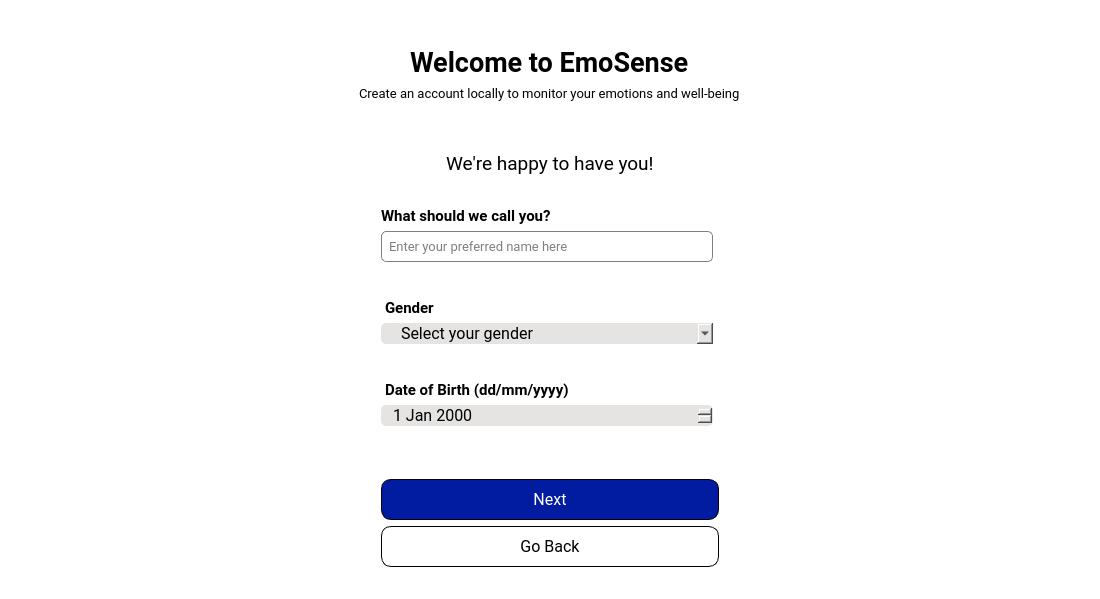
<?xml version="1.0" encoding="UTF-8"?>
<ui version="4.0">
 <class>RegisterFormWindow1</class>
 <widget class="QWidget" name="RegisterFormWindow1">
  <property name="geometry">
   <rect>
    <x>0</x>
    <y>0</y>
    <width>1100</width>
    <height>599</height>
   </rect>
  </property>
  <property name="windowTitle">
   <string>EmoSense</string>
  </property>
  <property name="windowIcon">
   <iconset resource="../../assets/assets.qrc">
    <normaloff>:/icons/images/icons/logo.png</normaloff>:/icons/images/icons/logo.png</iconset>
  </property>
  <property name="styleSheet">
   <string notr="true">background-color: #fff;
color: #000;
</string>
  </property>
  <layout class="QGridLayout" name="gridLayout_2">
   <item row="0" column="0" colspan="3">
    <widget class="QFrame" name="frame">
     <property name="frameShape">
      <enum>QFrame::Shape::NoFrame</enum>
     </property>
     <property name="frameShadow">
      <enum>QFrame::Shadow::Raised</enum>
     </property>
     <layout class="QVBoxLayout" name="verticalLayout_2">
      <item>
       <spacer name="verticalSpacer_2">
        <property name="orientation">
         <enum>Qt::Orientation::Vertical</enum>
        </property>
        <property name="sizeHint" stdset="0">
         <size>
          <width>20</width>
          <height>40</height>
         </size>
        </property>
       </spacer>
      </item>
      <item alignment="Qt::AlignmentFlag::AlignHCenter">
       <widget class="QLabel" name="label">
        <property name="font">
         <font>
          <family>Roboto</family>
          <pointsize>20</pointsize>
          <bold>true</bold>
         </font>
        </property>
        <property name="text">
         <string>Welcome to EmoSense</string>
        </property>
       </widget>
      </item>
      <item alignment="Qt::AlignmentFlag::AlignHCenter">
       <widget class="QLabel" name="label_7">
        <property name="font">
         <font>
          <family>Roboto</family>
          <pointsize>10</pointsize>
         </font>
        </property>
        <property name="text">
         <string>Create an account locally to monitor your emotions and well-being</string>
        </property>
       </widget>
      </item>
      <item>
       <spacer name="verticalSpacer_3">
        <property name="orientation">
         <enum>Qt::Orientation::Vertical</enum>
        </property>
        <property name="sizeHint" stdset="0">
         <size>
          <width>20</width>
          <height>40</height>
         </size>
        </property>
       </spacer>
      </item>
     </layout>
    </widget>
   </item>
   <item row="3" column="0">
    <spacer name="horizontalSpacer_2">
     <property name="orientation">
      <enum>Qt::Orientation::Horizontal</enum>
     </property>
     <property name="sizeHint" stdset="0">
      <size>
       <width>40</width>
       <height>20</height>
      </size>
     </property>
    </spacer>
   </item>
   <item row="3" column="1">
    <widget class="QFrame" name="frame_3">
     <property name="frameShape">
      <enum>QFrame::Shape::NoFrame</enum>
     </property>
     <property name="frameShadow">
      <enum>QFrame::Shadow::Raised</enum>
     </property>
     <layout class="QGridLayout" name="gridLayout">
      <item row="8" column="0">
       <widget class="QLabel" name="label_DateOfBirth">
        <property name="font">
         <font>
          <family>Roboto</family>
          <pointsize>11</pointsize>
          <bold>true</bold>
         </font>
        </property>
        <property name="styleSheet">
         <string notr="true">margin-top: 10px;</string>
        </property>
        <property name="text">
         <string>Date of Birth (dd/mm/yyyy)</string>
        </property>
       </widget>
      </item>
      <item row="14" column="0" colspan="2">
       <widget class="QPushButton" name="pushButton_GoBack">
        <property name="font">
         <font>
          <family>Roboto</family>
          <pointsize>12</pointsize>
         </font>
        </property>
        <property name="styleSheet">
         <string notr="true">QPushButton {
    background-color: #FFF;
    color: #000;
    padding: 10px;
    border: 1px solid #000;
    border-radius: 10px;
}

QPushButton:hover {
    background-color: #EEE; 
    color: #000;
}

QPushButton:pressed {
    background-color: #CCC;  
    color: #000;
}
</string>
        </property>
        <property name="text">
         <string>Go Back</string>
        </property>
       </widget>
      </item>
      <item row="7" column="0">
       <widget class="QLabel" name="label_ErrorMessageForGender">
        <property name="font">
         <font>
          <family>Roboto</family>
          <pointsize>10</pointsize>
         </font>
        </property>
        <property name="styleSheet">
         <string notr="true">color: #FF0000;</string>
        </property>
        <property name="text">
         <string>&lt;for error message&gt;</string>
        </property>
       </widget>
      </item>
      <item row="2" column="0">
       <widget class="QLabel" name="label_8">
        <property name="font">
         <font>
          <family>Roboto</family>
          <pointsize>11</pointsize>
          <bold>true</bold>
         </font>
        </property>
        <property name="text">
         <string>What should we call you?</string>
        </property>
       </widget>
      </item>
      <item row="6" column="0">
       <widget class="QComboBox" name="comboBox_Gender">
        <property name="font">
         <font>
          <family>Roboto</family>
          <pointsize>12</pointsize>
         </font>
        </property>
        <property name="styleSheet">
         <string notr="true">background-color: #E5E4E2;
border-radius: 5px;
padding-left: 20px;


</string>
        </property>
        <item>
         <property name="text">
          <string>Select your gender</string>
         </property>
        </item>
        <item>
         <property name="text">
          <string>Male</string>
         </property>
        </item>
        <item>
         <property name="text">
          <string>Female</string>
         </property>
        </item>
       </widget>
      </item>
      <item row="12" column="0" colspan="2">
       <spacer name="verticalSpacer_5">
        <property name="orientation">
         <enum>Qt::Orientation::Vertical</enum>
        </property>
        <property name="sizeHint" stdset="0">
         <size>
          <width>20</width>
          <height>40</height>
         </size>
        </property>
       </spacer>
      </item>
      <item row="3" column="0">
       <widget class="QLineEdit" name="lineEdit_PreferredName">
        <property name="minimumSize">
         <size>
          <width>332</width>
          <height>0</height>
         </size>
        </property>
        <property name="font">
         <font>
          <family>Roboto</family>
          <pointsize>10</pointsize>
         </font>
        </property>
        <property name="styleSheet">
         <string notr="true">padding: 5px;
border: 1px solid #808080;
border-radius: 5px;</string>
        </property>
        <property name="placeholderText">
         <string>Enter your preferred name here</string>
        </property>
       </widget>
      </item>
      <item row="13" column="0" colspan="2">
       <widget class="QPushButton" name="pushButton_Next">
        <property name="font">
         <font>
          <family>Roboto</family>
          <pointsize>12</pointsize>
         </font>
        </property>
        <property name="autoFillBackground">
         <bool>false</bool>
        </property>
        <property name="styleSheet">
         <string notr="true">QPushButton {
    background-color: #011BA1;
    color: #fff;
    padding: 10px;
    border: 1px solid #000;
    border-radius: 10px;
}

QPushButton:hover {
    background-color: #00008B;
    color: #fff;
}

QPushButton:pressed {
    background-color: #000070; 
    color: #fff;
}</string>
        </property>
        <property name="text">
         <string>Next</string>
        </property>
       </widget>
      </item>
      <item row="5" column="0">
       <widget class="QLabel" name="label_10">
        <property name="font">
         <font>
          <family>Roboto</family>
          <pointsize>11</pointsize>
          <bold>true</bold>
         </font>
        </property>
        <property name="styleSheet">
         <string notr="true">margin-top: 10px;</string>
        </property>
        <property name="text">
         <string>Gender</string>
        </property>
       </widget>
      </item>
      <item row="1" column="0" colspan="2">
       <spacer name="verticalSpacer">
        <property name="orientation">
         <enum>Qt::Orientation::Vertical</enum>
        </property>
        <property name="sizeHint" stdset="0">
         <size>
          <width>20</width>
          <height>40</height>
         </size>
        </property>
       </spacer>
      </item>
      <item row="10" column="0">
       <widget class="QLabel" name="label_ErrorMessageForDateOfBirth">
        <property name="font">
         <font>
          <family>Roboto</family>
          <pointsize>10</pointsize>
         </font>
        </property>
        <property name="styleSheet">
         <string notr="true">color: #FF0000;</string>
        </property>
        <property name="text">
         <string>&lt;for error message&gt;</string>
        </property>
       </widget>
      </item>
      <item row="0" column="0" colspan="2" alignment="Qt::AlignmentFlag::AlignHCenter">
       <widget class="QLabel" name="label_9">
        <property name="font">
         <font>
          <family>Roboto</family>
          <pointsize>14</pointsize>
         </font>
        </property>
        <property name="text">
         <string>We're happy to have you!</string>
        </property>
       </widget>
      </item>
      <item row="9" column="0">
       <widget class="QDateEdit" name="dateEdit_DateOfBirth">
        <property name="font">
         <font>
          <family>Roboto</family>
          <pointsize>12</pointsize>
         </font>
        </property>
        <property name="styleSheet">
         <string notr="true">background-color: #E5E4E2;
border-radius: 5px;
padding-left: 10px;</string>
        </property>
       </widget>
      </item>
      <item row="4" column="0">
       <widget class="QLabel" name="label_ErrorMessageForPreferredName">
        <property name="font">
         <font>
          <family>Roboto</family>
          <pointsize>10</pointsize>
         </font>
        </property>
        <property name="styleSheet">
         <string notr="true">color: #FF0000;</string>
        </property>
        <property name="text">
         <string>&lt;for error message&gt;</string>
        </property>
       </widget>
      </item>
     </layout>
    </widget>
   </item>
   <item row="3" column="2">
    <spacer name="horizontalSpacer_3">
     <property name="orientation">
      <enum>Qt::Orientation::Horizontal</enum>
     </property>
     <property name="sizeHint" stdset="0">
      <size>
       <width>40</width>
       <height>20</height>
      </size>
     </property>
    </spacer>
   </item>
   <item row="4" column="0" colspan="3">
    <spacer name="verticalSpacer_4">
     <property name="orientation">
      <enum>Qt::Orientation::Vertical</enum>
     </property>
     <property name="sizeHint" stdset="0">
      <size>
       <width>20</width>
       <height>40</height>
      </size>
     </property>
    </spacer>
   </item>
  </layout>
 </widget>
 <tabstops>
  <tabstop>lineEdit_PreferredName</tabstop>
  <tabstop>comboBox_Gender</tabstop>
  <tabstop>dateEdit_DateOfBirth</tabstop>
  <tabstop>pushButton_Next</tabstop>
  <tabstop>pushButton_GoBack</tabstop>
 </tabstops>
 <resources>
  <include location="../../assets/assets.qrc"/>
 </resources>
 <connections/>
</ui>
